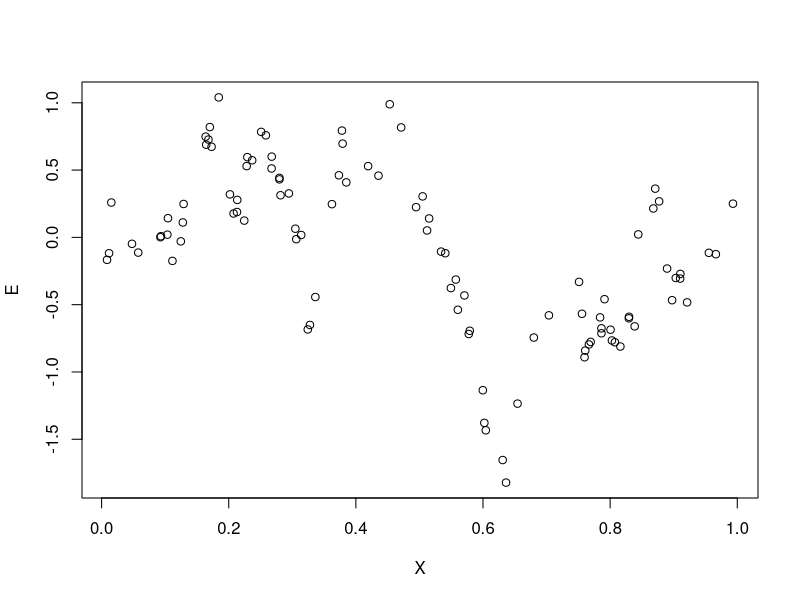
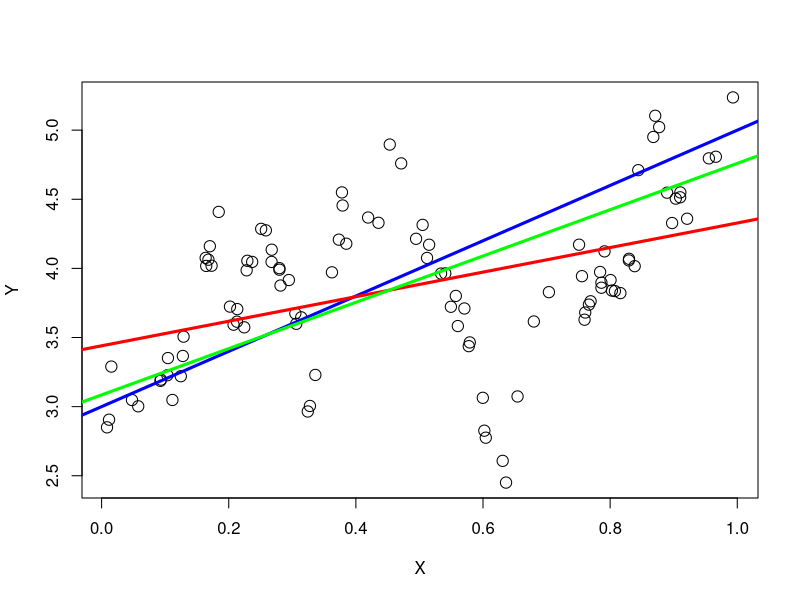

Here is the R script that generated these plots, in order:
## ---- chunk 1
library(nlme)
## ---- chunk 2
set.seed(3) # fijo la semilla
N<-100 # cant de datos
X<-runif(N) # posicion en la recta de las observaciones
#X
distan <- as.matrix(dist(X)) # matriz de distancias entre observaciones
#distan
phi <- 5.0 # grado de correlacion entre errores de observaciones
V<-exp(-phi * distan) # matriz de correlaciones
#V
D <- chol(V) # la raiz cuadrada de la matriz de correlaciones
#D
E <-t(matrix(rnorm(N), ncol = N) %*% D + rep(0, rep(N, 1))) # Errores autocorrelacionaods
#E
# Graficacion de los errores
plot(X,E)
# Relacion deterministica espacial real subyacente 
alfa<-3 # intercept verdadero
beta<-2 # coef de tendencia verdadera
Y<-alfa+beta*X+E # variable de interes = parte deterministica espacial + errores autocorrelacionados
# Ajuste lineal OLS

ajus.lm<-lm(Y~ X)
summary(ajus.lm)

# Ajuste Lineal GLS

ajus.gls<-gls(Y~ X,correlation = corExp(form =~ distan))
summary(ajus.gls)
coefficients(ajus.gls)

# Graficacion

plot(X,Y,cex=1.5)
abline(alfa,beta,col="blue",lwd=3)
abline(ajus.lm,col="red",lwd=3)
abline(ajus.gls,col="green",lwd=3)
